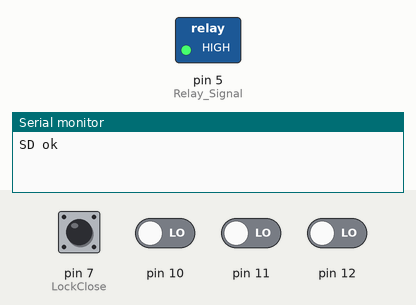
Bench run of a sketch on a simulated Arduino Mega 2560, built with avr-gcc and run on an emulated ATmega2560. On the bench: switched loads named in the sketch (green lamp = pin HIGH), the last lines printed to the serial monitor. The inputs (shaded band) are chosen by the test bench; at power-on: pin 7 (LockClose) HIGH, pin 10–12 LOW. Storage starts empty.

Above: at 1.2 s.
1.3 s: pin 10 driven HIGH
At 2.5 s:
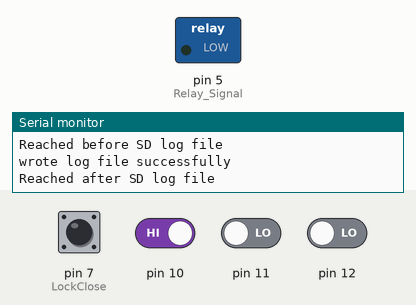
2.8 s: pin 7 (LockClose) pulled LOW for 0.15 s
At 3.6 s:
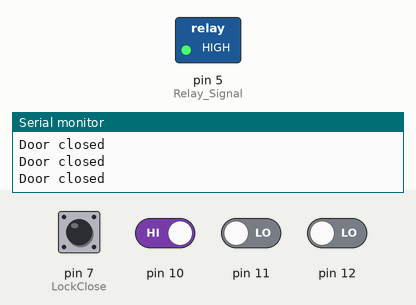
4.4 s: pin 11 driven HIGH
At 4.8 s:
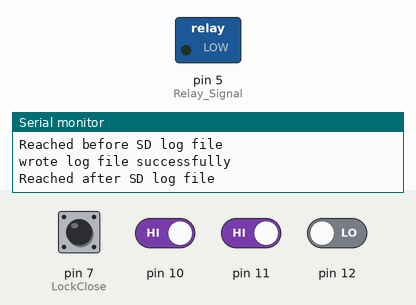
7.4 s: pin 7 (LockClose) pulled LOW for 1 s
At 8.3 s:
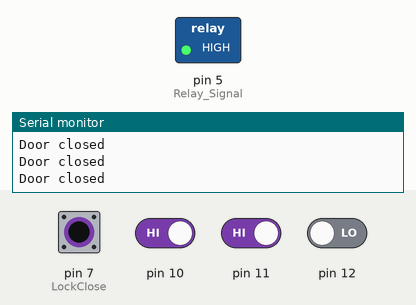
9.9 s: pin 7 (LockClose) driven LOW and pin 10 driven LOW
At 10.4 s:
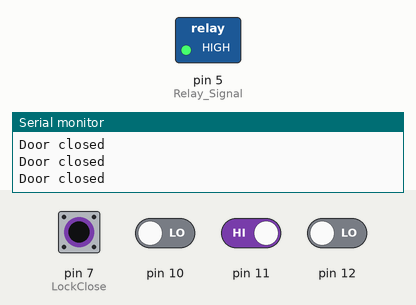
Timing chart, 0 to 12.9 s (numbered marks = the images above; inputs shaded):
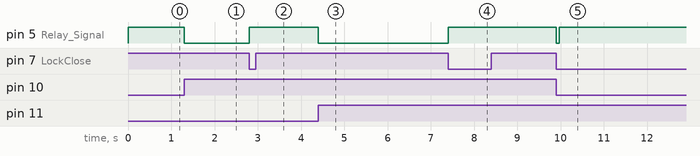

The sketch:

ArduinoComplete.ino
```cpp
#include <SD.h> // SD library for reading and writing to memory
#include <SPI.h>  // SD module works by SPI communication protocole
#include <TMRpcm.h> // This library contains the audio player


#define SD_ChipSelectPin 53 // Connect the chip select pin of SD module at this pin
#define Relay_Signal 5  // (Relay_Signal == LOW) = Lock closed
#define LockClose  7    // (LockClose == LOW) = close the lock


int A;
int B;
int C;
int D;

File myFile; // for log file
TMRpcm tmrpcm; // for audio play


void setup() {

  /*************************** Initializing digital Pins ************************/
  pinMode(LockClose, INPUT_PULLUP);
  pinMode(Relay_Signal,OUTPUT);
  digitalWrite(Relay_Signal,HIGH);

  pinMode(10,INPUT);
  pinMode(11,INPUT);
  pinMode(12,INPUT);

  A = digitalRead(10);
  B = digitalRead(11);
  C = digitalRead(12);

  /*************************** Initializing Serial port **************************/

  Serial.begin(9600); // for sending and receiving data to laptop monitor


  /*************************** Initializing SD Card Module **************************/

  if (!SD.begin(SD_ChipSelectPin))
  {  // see if the card is present and can be initialized:
    Serial.println("SD fail");
    return;   // don't do anything more if not
  }
  else{
    Serial.println("SD ok");
  }

  tmrpcm.speakerPin = 46; //Connect the speaker positive to this pin


}

void loop() {
  String mystr;

  if (CloseLock()){
    Lock_Close();
    Serial.println("Door closed");
  }

  if ((A==digitalRead(10))&&(B == digitalRead(11)) &&(C == digitalRead(12))){

  }
  else{
    A = digitalRead(10);
    B = digitalRead(11);
    C = digitalRead(12);

    D = A + 2*B + C*4;
    if (D != 0)
    {
      if (D!=7){
        Lock_Open();
        Serial.print("finger print attempted by user : ");
        Serial.println(D);
        Serial.println("Reached before SD log file");
        SD_log_file_Write(D);
        Serial.println("Reached after SD log file");

      }
      else{
        Serial.println("finger print attempted by unknown user");
        SD_log_file_Write(D);
        play_audio();
      }
    }

  }

  //Serial.println("Reached End of the loop");
}


int CloseLock()
{
    if (!digitalRead(LockClose))
      return 1;
    else
      return 0;
}

void Lock_Open()
{
  digitalWrite(Relay_Signal, LOW);
}

void Lock_Close()
{
  digitalWrite(Relay_Signal, HIGH);
}

void SD_log_file_Write(int ID) // log file function
{
  myFile = SD.open("test.txt", FILE_WRITE);

    if (myFile)
    {
      if(ID!=7){
        myFile.println("fingerprint attempted by finger ID" + (String)ID);
        Serial.println("wrote log file successfully");
      }

      else{
        Serial.println("reached SD log file for unknown person");
        myFile.println("fingerprint attempted by unknown person");
        Serial.println("wrote log file successfully");
      }

      myFile.close();
    }

   else
   {
     Serial.println("error opening test.txt");
   }
}

int play_audio() // audio play function
{
  Serial.println("reached the audio playing function");
  tmrpcm.play("finger.wav");
  return 0;
}
```

Measured:
- after the input at 1.3 s, pin 5 (Relay_Signal): HIGH → LOW at once
- after the input at 2.8 s, pin 5 (Relay_Signal): LOW → HIGH at once
- after the input at 4.4 s, pin 5 (Relay_Signal): HIGH → LOW at once
- after the input at 7.4 s, pin 5 (Relay_Signal): LOW → HIGH at once
- after the input at 9.9 s, pin 5 (Relay_Signal): HIGH → LOW at once, → HIGH 0.07 s later
